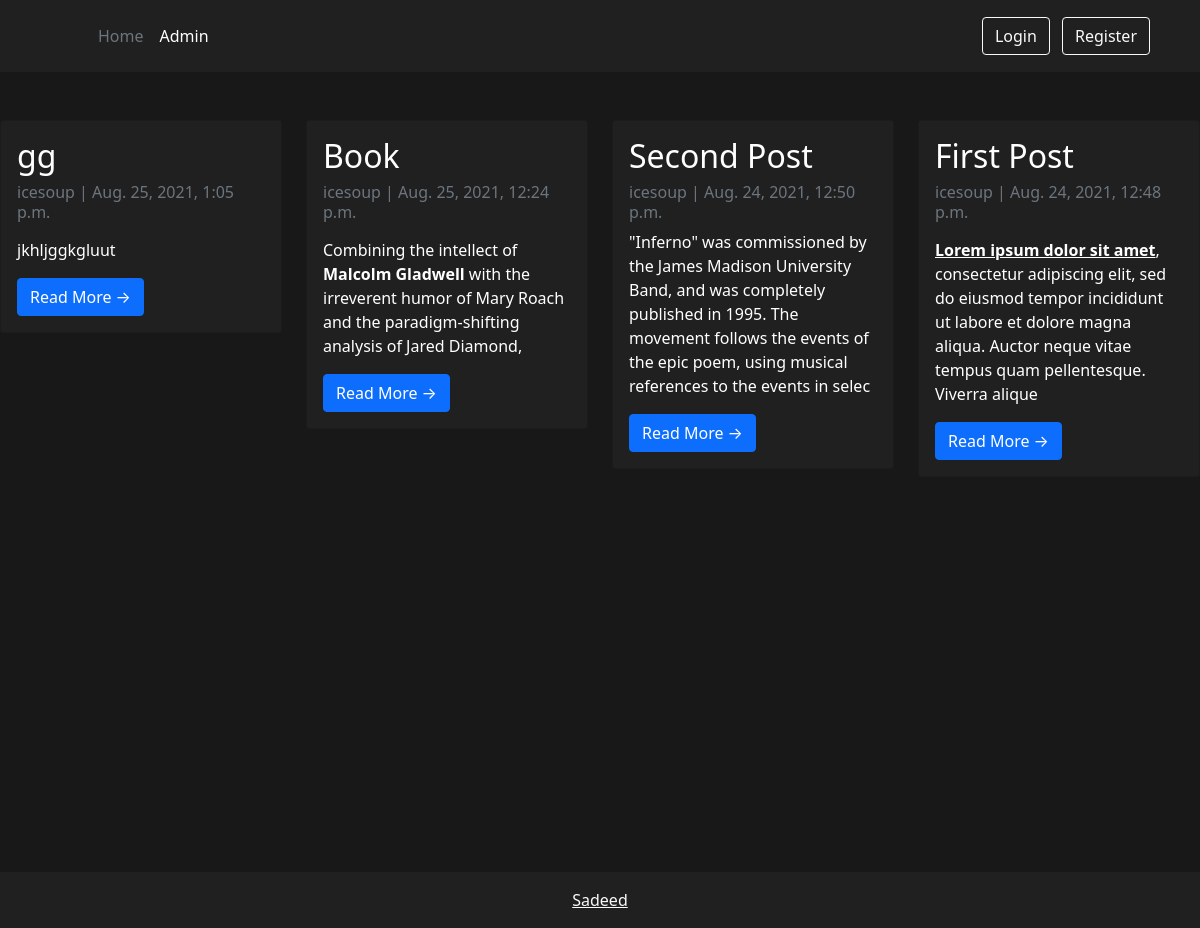
The app's page /, older data.
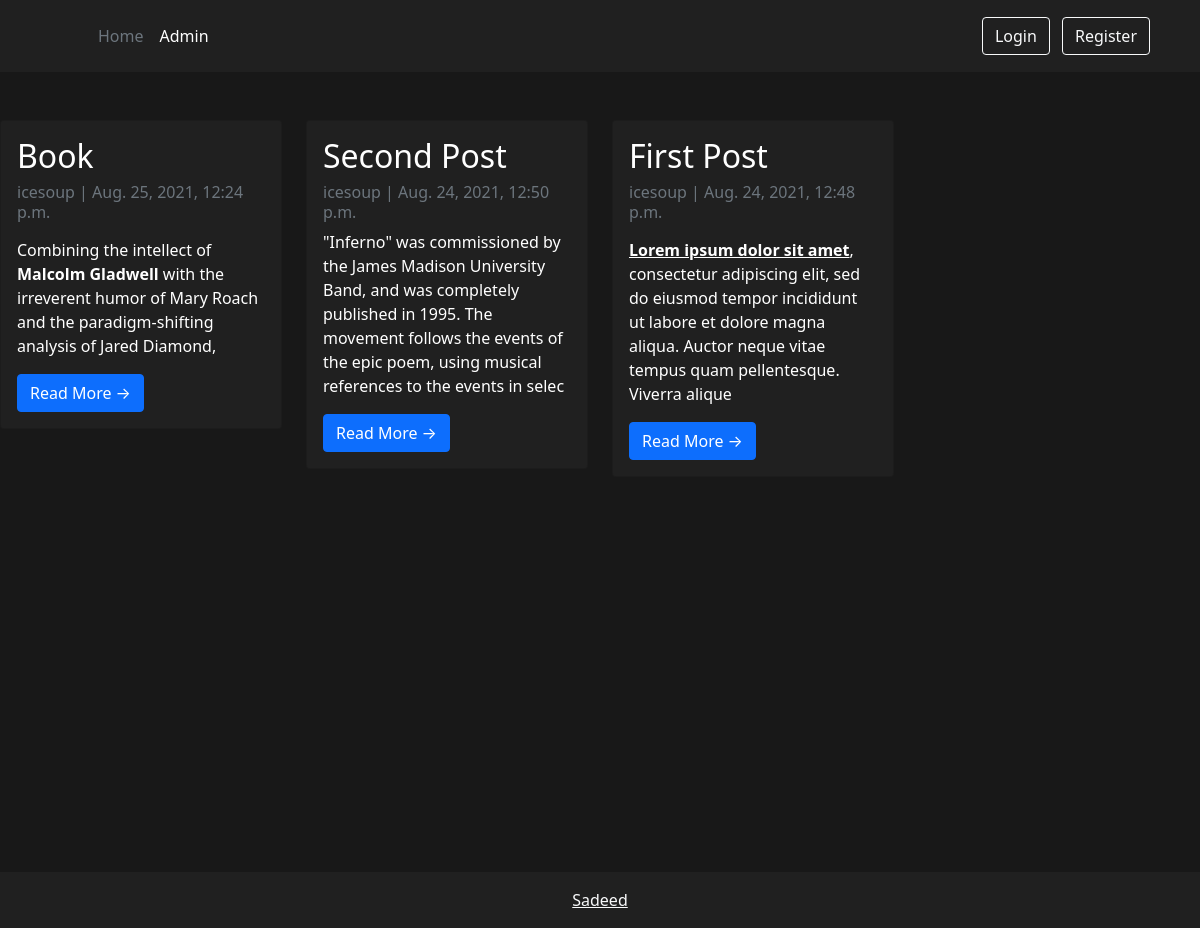
The same page, newer data.
### blog/models.py (models this page shows, shortened)
class Post(models.Model):
    title = models.CharField(max_length=200, unique=True)
    slug = models.SlugField(max_length=200, unique=True)
    author = models.ForeignKey(User, on_delete= models.CASCADE,related_name='blog_posts')
    updatedOn = models.DateTimeField(auto_now= True)
    content = models.TextField()
    createdOn = models.DateTimeField(auto_now_add=True)
    status = models.IntegerField(choices=STATUS, default=1)
    class Meta:
        ordering = ['-createdOn']

### blog/views.py (the view)
# urls.py: path('', views.PostList.as_view(), name='home'),
class PostList(generic.ListView):
    queryset = Post.objects.filter(status=1).order_by('-createdOn')
    template_name = 'blog/index.html'

### blog/templates/blog/index.html (shortened to what this page needs)
{% extends 'base.html' %}
{% block content %}
<div class="row" >
    {% for post in post_list %}
    <div class="col-sm-6 col-md-3">
        <div class="card mt-5" style="background-color: #202020; color: #FFFFFF;">
            <div class="card-body">
                <h2 class="card-title">{{ post.title }}</h2>
                <p class="card-text text-muted h6">{{ post.author }} | {{ post.createdOn}} </p>
                <p class="card-text">{{post.content|slice:":200" | safe }}</p>
                <a href="{% url 'post_detail' post.slug  %}" class="btn btn-primary">Read More &rarr;</a>
            </div>
        </div>
    </div>
    {% endfor %}
</div>
{% endblock content %}

Row changes from the older to the newer data that the page shows:
removed Post: title "gg", author "icesoup", createdOn "Aug. 25, 2021, 1:05 p.m.", content "jkhljggkgluut"
